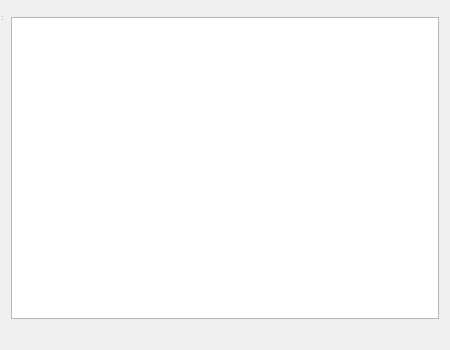
<?xml version="1.0" encoding="UTF-8"?>
<ui version="4.0">
 <class>SliceView</class>
 <widget class="QWidget" name="SliceView">
  <property name="geometry">
   <rect>
    <x>0</x>
    <y>0</y>
    <width>450</width>
    <height>350</height>
   </rect>
  </property>
  <property name="windowTitle">
   <string>MainWindow</string>
  </property>
  <layout class="QGridLayout" name="gridLayout_3">
   <item row="0" column="0">
    <widget class="QMenuBar" name="menubar"/>
   </item>
   <item row="1" column="0">
    <layout class="QGridLayout" name="gridLayout">
     <item row="1" column="0">
      <widget class="PlotWidget" name="fig_slice"/>
     </item>
    </layout>
   </item>
   <item row="2" column="0">
    <widget class="QLabel" name="label_region">
     <property name="text">
      <string/>
     </property>
    </widget>
   </item>
  </layout>
  <widget class="QStatusBar" name="statusbar">
   <property name="geometry">
    <rect>
     <x>0</x>
     <y>0</y>
     <width>3</width>
     <height>22</height>
    </rect>
   </property>
  </widget>
 </widget>
 <customwidgets>
  <customwidget>
   <class>PlotWidget</class>
   <extends>QGraphicsView</extends>
   <header location="global">pyqtgraph</header>
  </customwidget>
 </customwidgets>
 <resources/>
 <connections/>
</ui>
